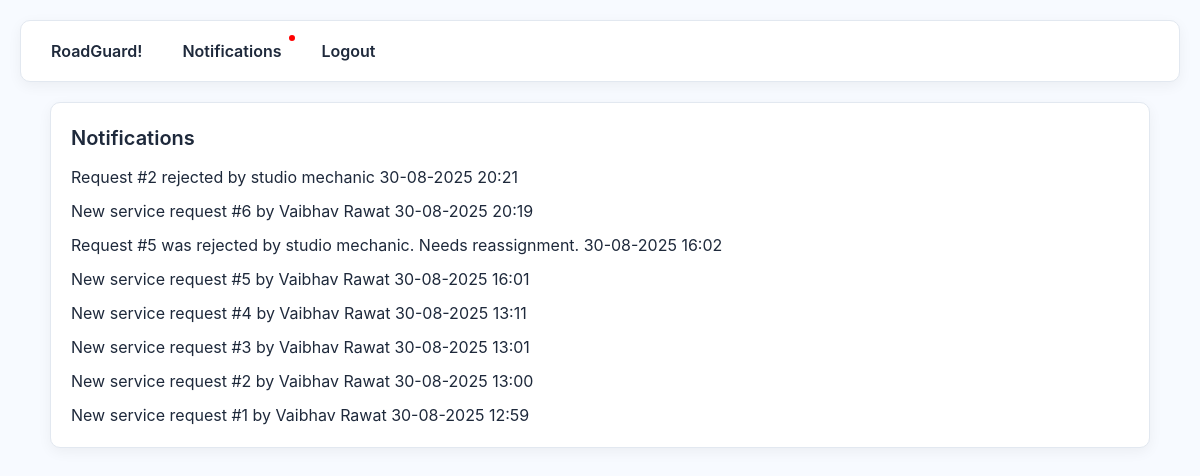
The app's page /notifications (signed in), older data.
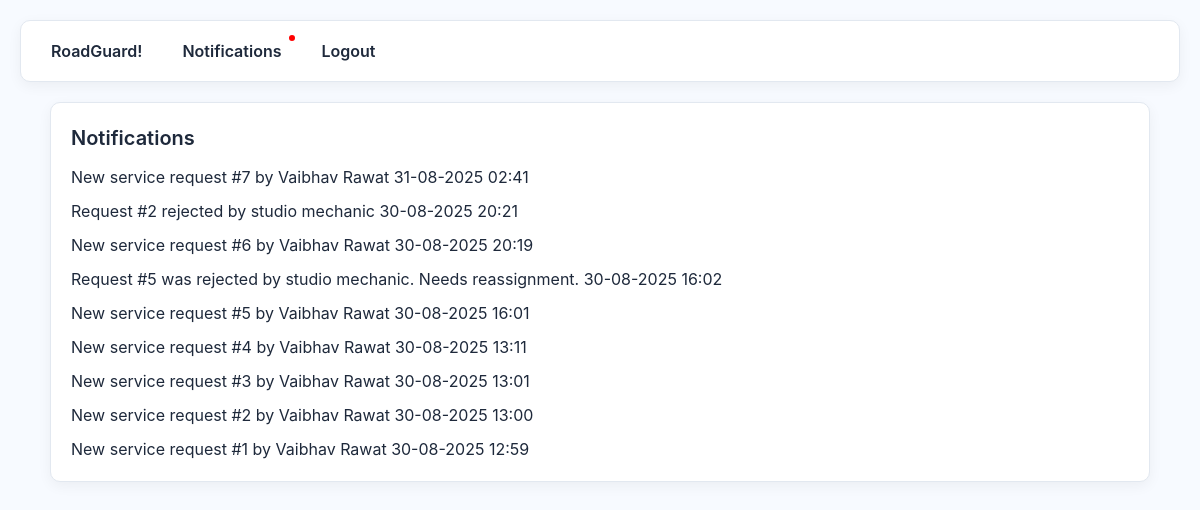
The same page, newer data.
### app.py (models this page shows)
class Notification(db.Model):
    id = db.Column(db.Integer, primary_key=True)
    role = db.Column(db.String(20))
    user_id = db.Column(db.Integer, db.ForeignKey('user.id'), nullable=True)
    message = db.Column(db.Text)
    created_at = db.Column(db.DateTime, default=datetime.utcnow)
    user = db.relationship("User", backref="notifications")

### app.py (the view)
@app.route('/notifications')
@login_required
def notifications():
    notes = Notification.query.filter_by(user_id=current_user.id).order_by(Notification.created_at.desc()).all()
    return render_template('notifications.html', notifications=notes)

### app.py (called while the page is built)
@login_manager.user_loader
def load_user(user_id):
    return User.query.get(int(user_id))

### templates/notifications.html (shortened to what this page needs)
{% extends 'layout.html' %}
{% block content %}
<div class="card fade-in">
  <h2>Notifications</h2>
  {% if notifications %}
    <ul class="simple">
      {% for note in notifications %}
        <li>{{ note.message }}
          <span class="small-muted">{{ note.created_at.strftime('%d-%m-%Y %H:%M') }}</span>
        </li>
      {% endfor %}
    </ul>
  {% else %}
    <div class="empty">No notifications yet.</div>
  {% endif %}
</div>
{% endblock %}

Row changes from the older to the newer data that the page shows:
added Notification: message "New service request #7 by Vaibhav Rawat", created_at "31-08-2025 02:41"
